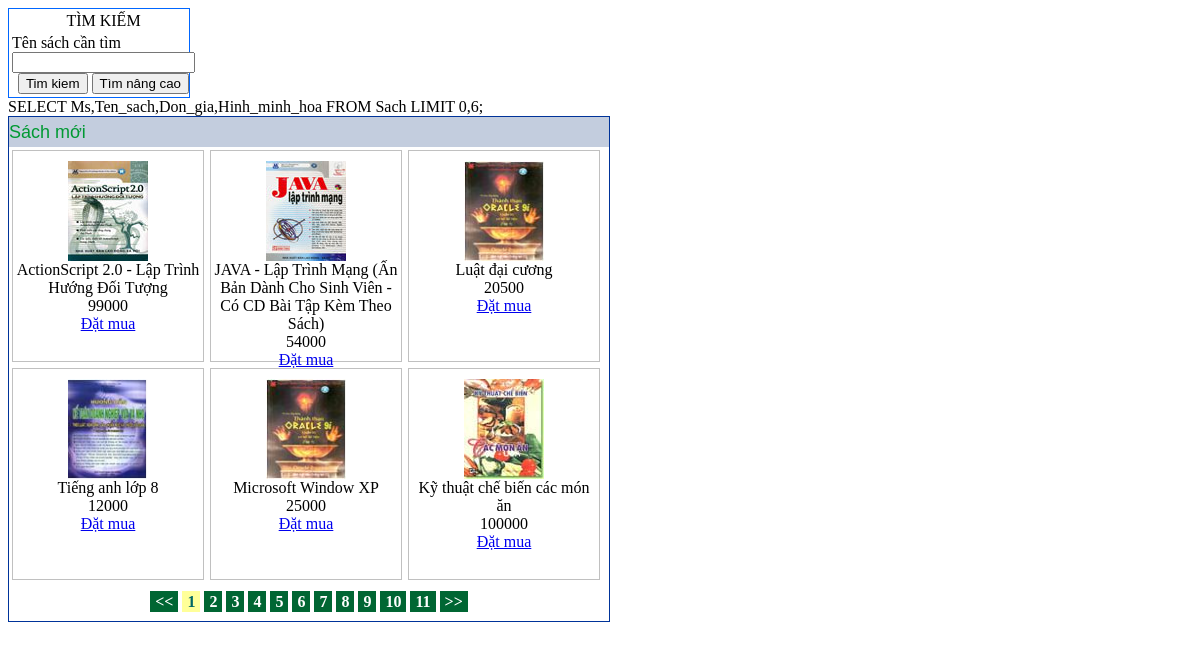
/TIMKIEM/MH_KQ_TIMNHANH.php, run on the app's committed database.
### tables this page shows
CREATE TABLE IF NOT EXISTS `sach` (
  `Ms` int(11) NOT NULL AUTO_INCREMENT,
  `Ten_sach` varchar(150) DEFAULT NULL,
  `Don_vi_tinh` varchar(50) DEFAULT 'Quyển',
  `Don_gia` double DEFAULT NULL,
  `Mo_ta` varchar(2000) DEFAULT NULL,
  `Hinh_minh_hoa` varchar(50) DEFAULT NULL,
  `MCD` int(11) DEFAULT NULL,
  `MNXB` int(11) DEFAULT NULL,
  `So_trang` smallint(6) DEFAULT NULL,
  `Kich_thuoc` varchar(50) DEFAULT NULL,
  `Ngay_cap_nhat` datetime DEFAULT NULL,
  `So_luong_ban` int(11) DEFAULT NULL,
  `So_lan_xem` int(11) DEFAULT NULL,
  PRIMARY KEY (`Ms`),
  KEY `MCD` (`MCD`)
);

### TIMKIEM/MH_KQ_TIMNHANH.php (the view, shortened to what this page needs)
<!DOCTYPE html PUBLIC "-//W3C//DTD XHTML 1.0 Transitional//EN" "http://www.w3.org/TR/xhtml1/DTD/xhtml1-transitional.dtd">
<html xmlns="http://www.w3.org/1999/xhtml">
<head>
</head>
<?php
	include_once("../KETNOI/ketnoi.php");
	include_once("MH_TIM_NHANH.php");
	$dieukien = "";
	$kichthuoctrang = 6;
	$sql = "Select count(*) From sach {$dieukien} ";
	$bang_sach = mysql_query($sql, $ketnoi);
	$row = mysql_fetch_array($bang_sach);
	$tongsodong = $row[0];
	$tongsotrang = ceil($tongsodong / $kichthuoctrang);
	$tranghientai = (isset($_GET["trang"])) ? $_GET["trang"]: 1;
	$tranghientai = max($tranghientai, 1);
	$tranghientai = min($tranghientai, $tongsotrang);
	$dongbatdau = ($tranghientai - 1)*$kichthuoctrang;
	$sql = "SELECT Ms,Ten_sach,Don_gia,Hinh_minh_hoa FROM Sach {$dieukien} LIMIT {$dongbatdau},{$kichthuoctrang}; ";
	$bang_sach = mysql_query($sql, $ketnoi);
	echo $sql;
?>
<body>
	<div id="ProductTable">
		<div class="tieude"><span>Sách mới</span></div>
		<?php while($row = mysql_fetch_array($bang_sach)) {?>
			<div id="ProductCell">
				<img src="../IMAGE/<?php echo $row['Hinh_minh_hoa']; ?>" width="80" height="100" /><br />
				<?php echo $row['Ten_sach']; ?><br />
				<?php echo $row['Don_gia']; ?><br />
				<a href="#" onClick="chon_muahang(<?php echo $row['Ms']; ?>,'<?php echo $row['Ten_sach']; ?>',<?php echo $row['Don_gia']; ?>,'them')">Đặt mua</a>
			</div>
		<?php } ?>
		<div class="phantrang">
			<a href="../GIOITHIEU/?trang=<?php echo $tranghientai-1; ?>"> &lt;&lt;</a>
			<?php for($i=1; $i<=$tongsotrang; $i++  ) { ?>
			<?php $css = ($i==$tranghientai) ? "class='tranghientai'" : "" ; ?>
			<a href="../GIOITHIEU/?trang=<?php echo $i; ?>"  <?php echo  $css;?> ><?php echo $i; ?></a>
			<?php } ?>
			<a href="../GIOITHIEU/?trang=<?php echo $tranghientai+1; ?>">&gt;&gt; </a>
		</div>
	</div>
</body>
</html>

### TIMKIEM/MH_KQ_TIMNHANH.php (style rules this page uses)
#ProductTable .tieude span { display:block; line-height:30px; color:#009933; font-size:18px; font-family:Geneva, Arial, Helvetica, sans-serif; background-color:#C3CDDE; }
#ProductTable #ProductCell { width: 190px; height: 200px; text-align: center; float: left; border: 1px solid #C0C0C0; padding-top: 10px; margin: 3px; }
#ProductTable .phantrang { text-align: center; margin-right: auto; margin-left: auto; margin-top: 10px; margin-bottom: 10px; }
#ProductTable .phantrang a { text-decoration: none; padding-top: 2px; padding-right: 5px; padding-bottom: 2px; padding-left: 5px; font-weight: bold; color: #FFFFFF; background-color: #006633; }
#ProductTable .phantrang .tranghientai { color: #006666; background-color: #FFFF99; }

### data on the page
sach: Hinh_minh_hoa (picture), Ten_sach "ActionScript 2.0 - Lập Trình Hướng Đối Tượng", Don_gia "99000"
sach: Hinh_minh_hoa (picture), Ten_sach "JAVA - Lập Trình Mạng (Ấn Bản Dành Cho Sinh Viên - Có CD Bài Tập Kèm Theo Sách)", Don_gia "54000"
sach: Hinh_minh_hoa (picture), Ten_sach "Luật đại cương", Don_gia "20500"
sach: Hinh_minh_hoa (picture), Ten_sach "Tiếng anh lớp 8", Don_gia "12000"
sach: Hinh_minh_hoa (picture), Ten_sach "Microsoft Window XP", Don_gia "25000"
sach: Hinh_minh_hoa (picture), Ten_sach "Kỹ thuật chế biến các món ăn", Don_gia "100000"

### other printed values
$sql "SELECT Ms,Ten_sach,Don_gia,Hinh_minh_hoa FROM Sach LIMIT 0,6;"
